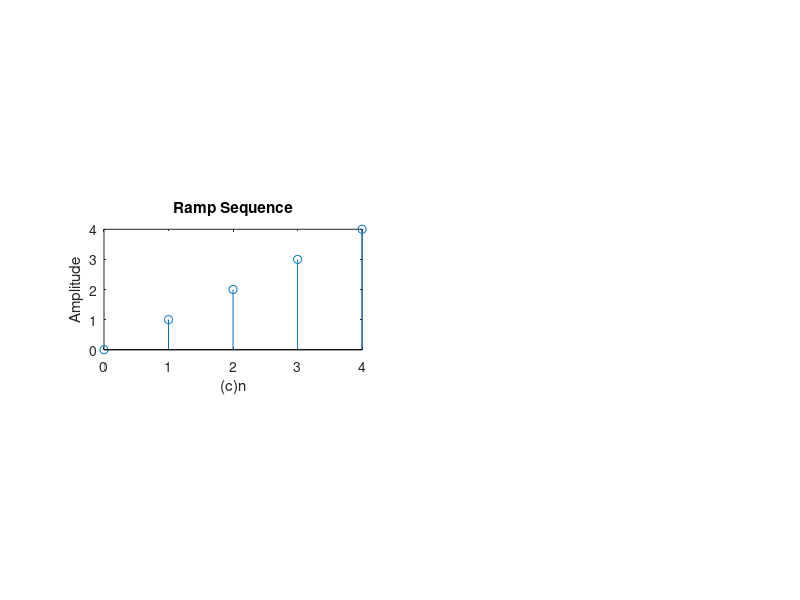

Write MATLAB code to recreate this figure.
n=input('enter the length of ramp sequence ') ; 
t=0:n-1 ; 
subplot(3,2,3) ; 
stem(t,t) ; 
ylabel('Amplitude') ; 
xlabel('(c)n') ;
title('Ramp Sequence') ;